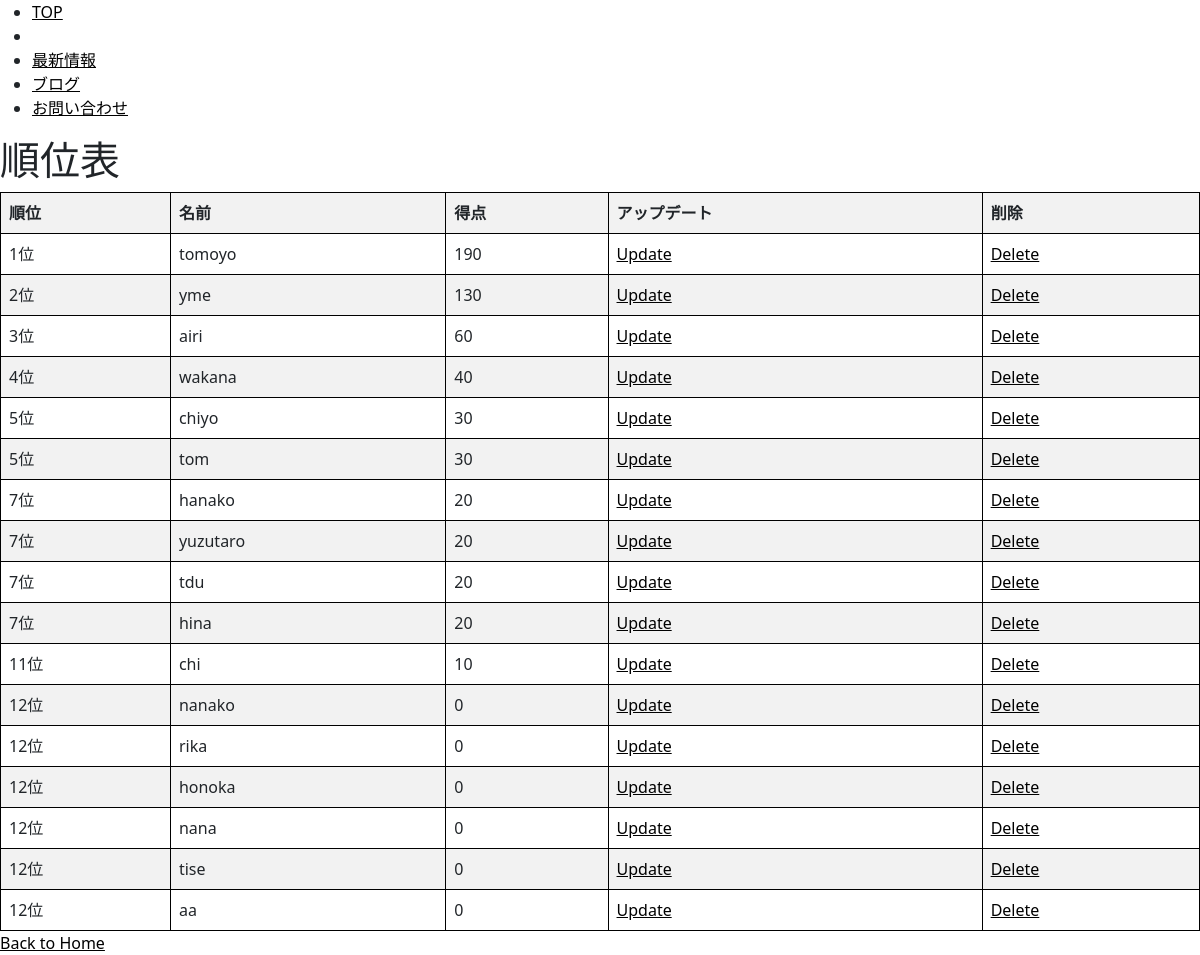
/leaderboard_manager, run on the app's committed database.
### app.py (models this page shows)
class Player(db.Model):
    id = db.Column(db.Integer, primary_key=True)
    name = db.Column(db.String(50), unique=True, nullable=False)
    score = db.Column(db.Integer, default=0)

### app.py (the view)
@app.route("/leaderboard_manager")
def leaderboard_manager():
    players = Player.query.order_by(Player.score.desc()).all()
    ranked_players = []
    current_rank = 1
    current_score = None
    for player in players:
        if player.score != current_score:
            current_rank = len(ranked_players) + 1
        ranked_players.append((current_rank, player))
        current_score = player.score
    return render_template('manager/leaderboard.html', ranked_players=ranked_players)

### templates/manager/leaderboard.html (shortened to what this page needs)
{% extends 'base.html' %}
{% block body %}
<nav>
    <ul>
        <li><a href="#">TOP</a></li>
        <li><a href="#"></a></li>
        <li><a href="#">最新情報</a></li>
        <li><a href="#">ブログ</a></li>
        <li><a href="#">お問い合わせ</a></li>
    </ul>
</nav>
<h1>順位表</h1>
<table>
    <thead>
        <tr>
            <th>順位</th>
            <th>名前</th>
            <th>得点</th>
            <th>アップデート</th>
            <th>削除</th>
        </tr>
    </thead>
    <tbody>
        {% for rank, player in ranked_players %}
        <tr>
            <td>{{ rank }}位</td>
            <td>{{ player.name }}</td>
            <td>{{ player.score }}</td>
            <td><a href="/update_player/{{ player.id }}" role="button">Update</a> </td>
            <td><a href="/delete_player/{{ player.id }}" role="button">Delete</a> </td>
        </tr>
        {% endfor %}
    </tbody>
</table>
<a href="/manager">Back to Home</a>
{% endblock %}

### static/css/background.css (style rules this page uses)
a { color: #000000; }
html,body { height: 100%; }

### templates/manager/leaderboard.html (style rules this page uses)
table { border-collapse: collapse; width: 100%; }
th, td { border: 1px solid black; padding: 8px; text-align: left; }
th { background-color: #f2f2f2; }
tr:nth-child(even) { background-color: #f2f2f2; }

### data on the page
Player: rank "1", name "tomoyo", score "190"
Player: rank "2", name "yme", score "130"
Player: rank "3", name "airi", score "60"
Player: rank "4", name "wakana", score "40"
Player: rank "5", name "chiyo", score "30"
Player: rank "5", name "tom", score "30"
Player: rank "7", name "hanako", score "20"
Player: rank "7", name "yuzutaro", score "20"
Player: id "7", name "tdu", score "20"
Player: rank "7", name "hina", score "20"
Player: rank "11", name "chi", score "10"
Player: rank "12", name "nanako", score "0"
Player: rank "12", name "rika", score "0"
Player: id "12", name "honoka", score "0"
Player: rank "12", name "nana", score "0"
Player: rank "12", name "tise", score "0"
Player: rank "12", name "aa", score "0"
